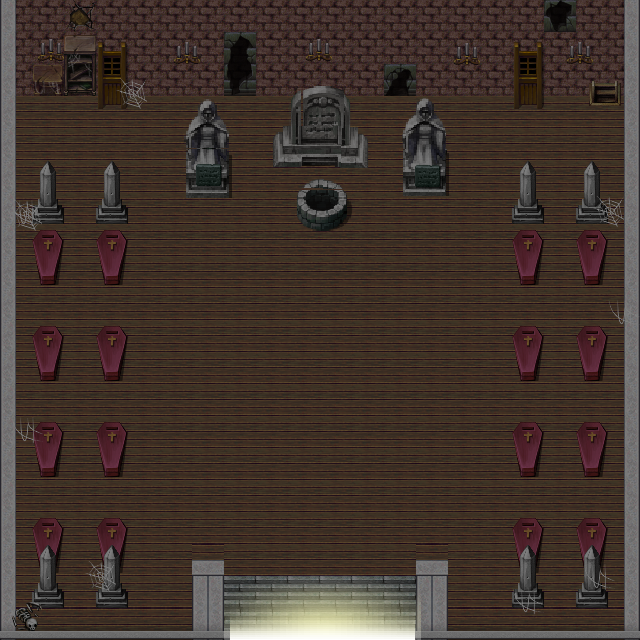

A level layout from a 2D game, rendered from its tile map. Below: a short description, then the map file with tile-grid data replaced by summaries:
An orthogonal 20x20 tile map with 32x32 px tiles, 3 tile layers (Background, ObjColisionables, Puerta).

<map version="1.2" tiledversion="1.2.3" orientation="orthogonal" renderorder="right-down" width="20" height="20" tilewidth="32" tileheight="32" infinite="0" nextlayerid="4" nextobjectid="1">
 <tileset firstgid="1" source="DungeonTorrePlanta3.tsx" />
 <layer id="1" name="Background" width="20" height="20">
  <data>[400 cells, 400 non-empty, 400 distinct tile ids]</data>
 </layer>
 <layer id="3" name="ObjColisionables" width="20" height="20">
  <data>[400 cells, 224 non-empty, 224 distinct tile ids]</data>
 </layer>
 <layer id="2" name="Puerta" width="20" height="20">
  <data>[400 cells, 6 non-empty, 6 distinct tile ids]</data>
 </layer>
</map>
